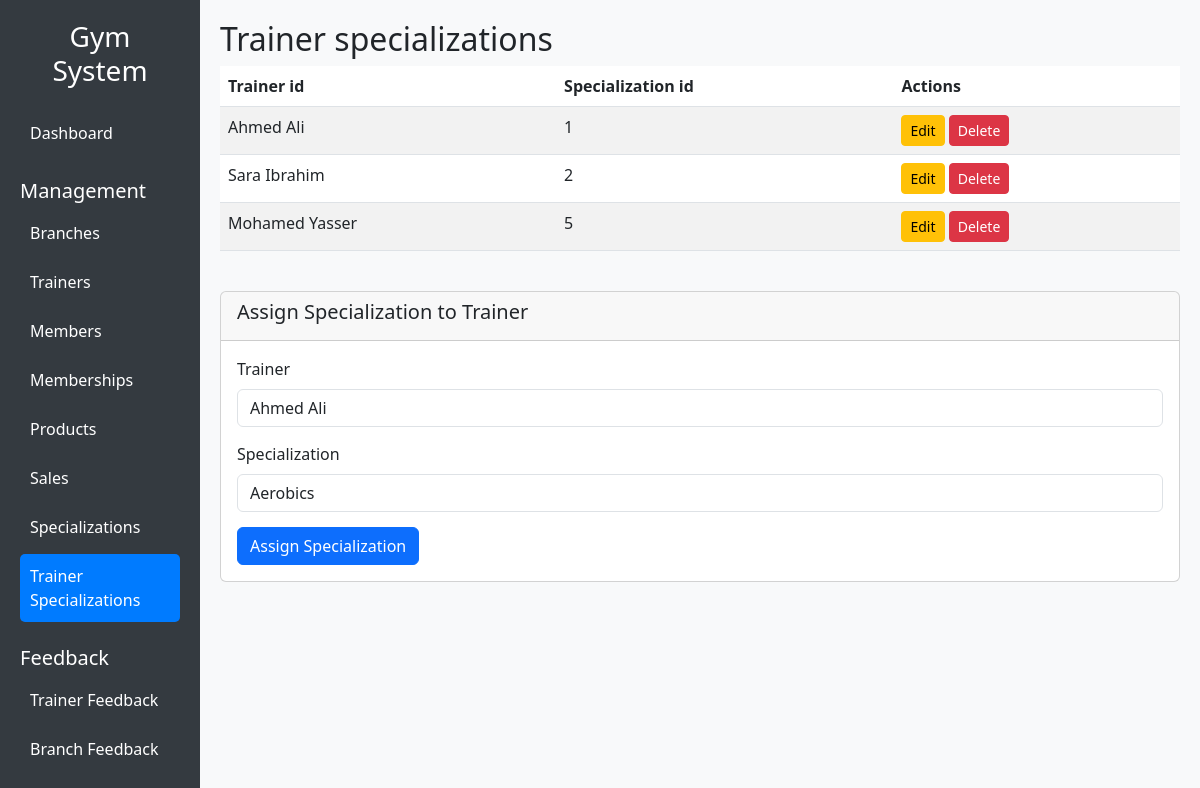
Screenshot of /?action=view&table=trainer_specializations with the database file from the repository.
### tables this page shows
CREATE TABLE  trainers (
    trainer_id INT PRIMARY KEY AUTO_INCREMENT,  
    trainer_name VARCHAR(50) NOT NULL,
    email_id VARCHAR(50) NOT NULL UNIQUE,
    join_date DATE NOT NULL,
    salary DECIMAL(7,2) NOT NULL,
    branch_id INT,
    
    FOREIGN KEY (branch_id) REFERENCES branches(branch_id) ON DELETE SET NULL
     
);

CREATE TABLE  trainer_specializations (
    trainer_id INT NOT NULL,
    specialization_id INT NOT NULL,
    PRIMARY KEY (trainer_id, specialization_id),
    FOREIGN KEY (trainer_id) REFERENCES trainers(trainer_id) ON DELETE CASCADE,
    FOREIGN KEY (specialization_id) REFERENCES specializations(specialization_id) ON DELETE CASCADE
);

### forms/trainer_specializations_form.php (the view, shortened to what this page needs)
<?php
function test_input($data) {
    $data = trim($data);
    $data = stripslashes($data);
    $data = htmlspecialchars($data);
    return $data;
}
?>
<div class="card mt-4">
    <div class="card-header">
        <h5><?= isset($record) ? 'Edit' : 'Assign' ?> Specialization to Trainer</h5>
    </div>
    <div class="card-body">
        <form method="POST">
            <div class="form-group">
                <label for="trainer_id" class="form-label">Trainer</label>
                <select class="form-control" id="trainer_id" name="trainer_id" required>
                    <?php
                    $trainers_result = $conn->query("SELECT trainer_id, trainer_name FROM trainers ORDER BY trainer_name");
                    while ($trainer = $trainers_result->fetch_assoc()) {
                        $selected = (isset($record) && $record['trainer_id'] == $trainer['trainer_id']) ? 'selected' : '';
                        echo "<option value='" . $trainer['trainer_id'] . "' $selected>" . test_input($trainer['trainer_name']) . "</option>";
                    }
                    ?>
                </select>
            </div>
            <div class="form-group">
                <label for="specialization_id" class="form-label">Specialization</label>
                <select class="form-control" id="specialization_id" name="specialization_id" required>
                    <?php
                    $specializations_result = $conn->query("SELECT specialization_id, specialization_name FROM specializations ORDER BY specialization_name");
                    while ($specialization = $specializations_result->fetch_assoc()) {
                        $selected = (isset($record) && $record['specialization_id'] == $specialization['specialization_id']) ? 'selected' : '';
                        echo "<option value='" . $specialization['specialization_id'] . "' $selected>" . test_input($specialization['specialization_name']) . "</option>";
                    }
                    ?>
                </select>
            </div>
            <button type="submit" name="<?= isset($record) ? 'update_trainer_specialization' : 'add_trainer_specialization' ?>" class="btn btn-primary">
                <?= isset($record) ? 'Update' : 'Assign' ?> Specialization
            </button>
        </form>
    </div>
</div>

### index.php (shortened to what this page needs)
<?php
$host = 'localhost';
$username = 'root';
$password = '';
$database = 'gym_db';
$conn = new mysqli($host, $username, $password, $database);
$action = isset($_GET['action']) ? $_GET['action'] : 'dashboard';
$table = isset($_GET['table']) ? $_GET['table'] : '';
function getPrimaryKey($table) {
    switch ($table) {
        case 'trainers': return 'trainer_id';
        case 'trainer_specializations': return ['trainer_id', 'specialization_id'];
    }
}
function fetchTableData($conn, $table) {
    $result = $conn->query("SELECT * FROM $table");
    $data = [];
    if ($result->num_rows > 0) {
        while ($row = $result->fetch_assoc()) {
            $data[] = $row;
        }
    }
    return $data;
}
function getRecordById($conn, $table, $id) {
    $pk = getPrimaryKey($table);
    if (is_array($pk)) {
        $ids = explode(',', $id);
        $sql = "SELECT * FROM $table WHERE ";
        foreach ($pk as $i => $col) {
            if ($i > 0) $sql .= " AND ";
            $sql .= "$col = " . $ids[$i];
        }
    } else {
        $sql = "SELECT * FROM $table WHERE $pk = $id";
    }
    $result = $conn->query($sql);
    return $result->fetch_assoc();
}
function displayTable($conn, $data, $columns, $table) {
    echo "<div class='table-responsive'><table class='table table-striped'>";
    echo "<thead><tr>";
    foreach ($columns as $col) {
        echo "<th>" . ucfirst(str_replace('_', ' ', $col)) . "</th>";
    }
    echo "<th>Actions</th></tr></thead><tbody>";
    foreach ($data as $row) {
        echo "<tr>";
        foreach ($columns as $col) {
            if ($col == 'branch_id') {
                $branch = getRecordById($conn, 'branches', $row[$col]);
                echo "<td>" . ($branch ? htmlspecialchars($branch['branch_name']) : 'N/A') . "</td>";
            }
            elseif ($col == 'trainer_id') {
                $trainer = ($row[$col] !== NULL) ? getRecordById($conn, 'trainers', $row[$col]) : NULL;
                echo "<td>" . ($trainer ? htmlspecialchars($trainer['trainer_name']) : 'N/A') . "</td>";
            }
            elseif ($col == 'membership_id') {
                $membership = getRecordById($conn, 'memberships', $row[$col]);
                echo "<td>" . ($membership ? htmlspecialchars($membership['plan_name']) : 'N/A') . "</td>";
            }
            elseif ($col == 'product_id') {
                $product = getRecordById($conn, 'products', $row[$col]);
                echo "<td>" . ($product ? htmlspecialchars($product['product_name']) : 'N/A') . "</td>";
            }
            else {
                echo "<td>" . htmlspecialchars($row[$col] ?? '') . "</td>";
            }
        }
        $pk = getPrimaryKey($table);
        if (is_array($pk)) {
            $id_parts = [];
            foreach ($pk as $col) {
                $id_parts[] = $row[$col];
            }
            $id = implode(',', $id_parts);
        } else {
            $id = $row[$pk];
        }
        echo "<td>
                <a href='?action=edit&table=$table&id=$id' class='btn btn-sm btn-warning'>Edit</a>
                <a href='?action=view&table=$table&delete=1&id=$id' class='btn btn-sm btn-danger' onclick='return confirm(\"Are you sure?\")'>Delete</a>
              </td>";
        echo "</tr>";
    }
    echo "</tbody></table></div>";
}
?>
<!DOCTYPE html>
<html lang="en">
<head>
    <link href="https://cdn.jsdelivr.net/npm/bootstrap@5.3.0-alpha1/dist/css/bootstrap.min.css" rel="stylesheet">
</head>
<body>
    <div class="container-fluid">
        <div class="row">
            <div class="col-md-3 col-lg-2 sidebar">
                <h3 class="text-center mb-4">Gym System</h3>
                <a href="?action=dashboard" class="<?= $action == 'dashboard' ? 'active' : '' ?>">Dashboard</a>
                <h5 class="mt-4">Management</h5>
                <a href="?action=view&table=branches" class="<?= $table == 'branches' ? 'active' : '' ?>">Branches</a>
                <a href="?action=view&table=trainers" class="<?= $table == 'trainers' ? 'active' : '' ?>">Trainers</a>
                <a href="?action=view&table=members" class="<?= $table == 'members' ? 'active' : '' ?>">Members</a>
                <a href="?action=view&table=memberships" class="<?= $table == 'memberships' ? 'active' : '' ?>">Memberships</a>
                <a href="?action=view&table=products" class="<?= $table == 'products' ? 'active' : '' ?>">Products</a>
                <a href="?action=view&table=sales" class="<?= $table == 'sales' ? 'active' : '' ?>">Sales</a>
                <a href="?action=view&table=specializations" class="<?= $table == 'specializations' ? 'active' : '' ?>">Specializations</a>
                <a href="?action=view&table=trainer_specializations" class="<?= $table == 'trainer_specializations' ? 'active' : '' ?>">Trainer Specializations</a>
                <h5 class="mt-4">Feedback</h5>
                <a href="?action=view&table=feedback_trainers" class="<?= $table == 'feedback_trainers' ? 'active' : '' ?>">Trainer Feedback</a>
                <a href="?action=view&table=feedback_branches" class="<?= $table == 'feedback_branches' ? 'active' : '' ?>">Branch Feedback</a>
            </div>
            <div class="col-md-9 col-lg-10 main-content">
                <?php
                switch ($action) {
                    case 'view':
                        if ($table) {
                            $data = fetchTableData($conn, $table);
                            $columns = $data ? array_keys($data[0]) : [];
                            echo "<h2>" . ucfirst(str_replace('_', ' ', $table)) . "</h2>";
                            displayTable($conn, $data, $columns, $table);
                            if (file_exists("forms/{$table}_form.php")) {
                                include "forms/{$table}_form.php";
                            }
                        }
                        break;
                }
                ?>
            </div>
        </div>
    </div>
</body>
</html>

### index.php (style rules this page uses)
body { background-color: #f8f9fa; }
.sidebar { background-color: #343a40; color: white; min-height: 100vh; padding: 20px; }
.sidebar a { color: white; text-decoration: none; display: block; padding: 10px; margin: 5px 0; border-radius: 5px; }
.sidebar .active { background-color: #007bff; }
.main-content { padding: 20px; }
.card { margin-bottom: 20px; }
.form-group { margin-bottom: 15px; }

### rows the page displays
trainer_specializations: specialization "1"
trainers: trainer_name "Ahmed Ali"
trainer_specializations: specialization "2"
trainers: trainer_name "Sara Ibrahim"
trainer_specializations: specialization "5"
trainers: trainer_name "Mohamed Yasser"

### other values shown
str_replace('_', ' ', $table) "Trainer specializations"
str_replace('_', ' ', $col) "Trainer id"
str_replace('_', ' ', $col) "Specialization id"
form field trainer_id "Ahmed Ali"
form field specialization_id "Aerobics"
